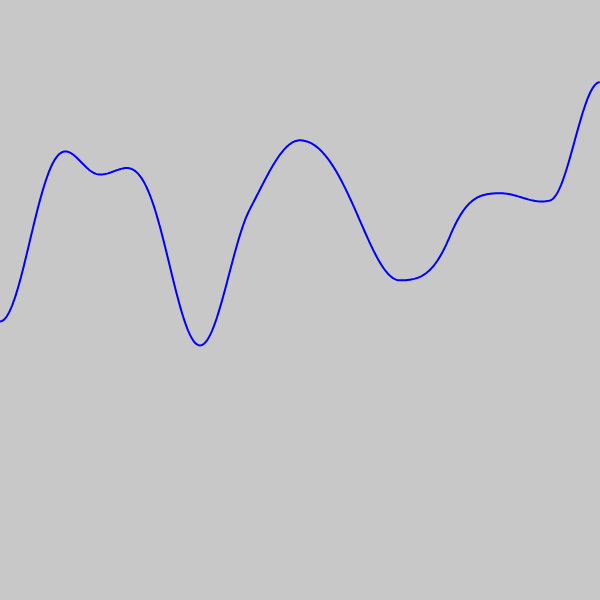
Frame 1 (no input)
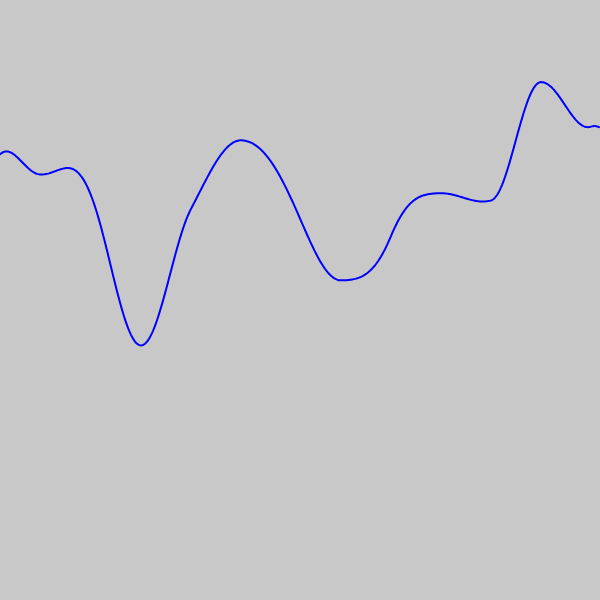
Frame 60 (no input)
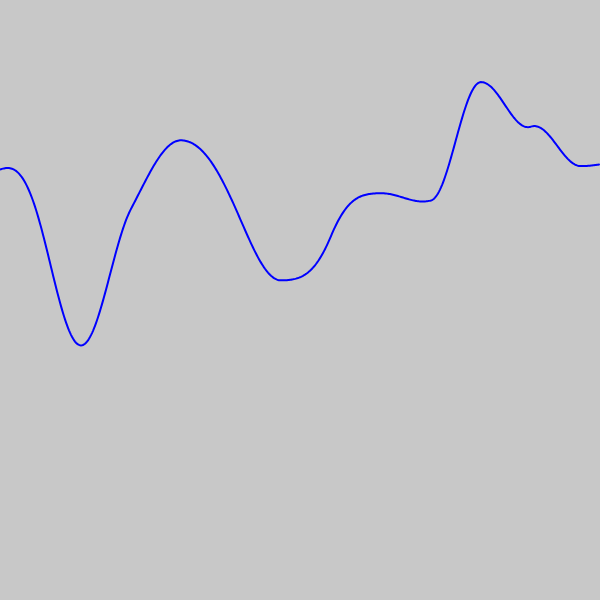
Frame 120 (the mouse pressed at the canvas centre since frame 60)

The p5.js sketch that drew these frames (run headless with seeded random() and noise() and a simulated clock; from frame 60 on, the mouse is pressed at the canvas centre):

// p5.js sketch
// ── sketch.js
let offset = 0
let ratio = 0.01
let speed = 0.01

function setup() {
    createCanvas(600, 600)
    noiseDetail(2, 0.5)
    strokeWeight(2)
    stroke('blue')
    noFill()
}

function draw() {
    background(200)
    beginShape()
    for (let x = 0; x < width; x++) {
        const y = noise(offset + x * ratio) * height
        vertex(x, y)
    }
    endShape()
    offset += speed
}
